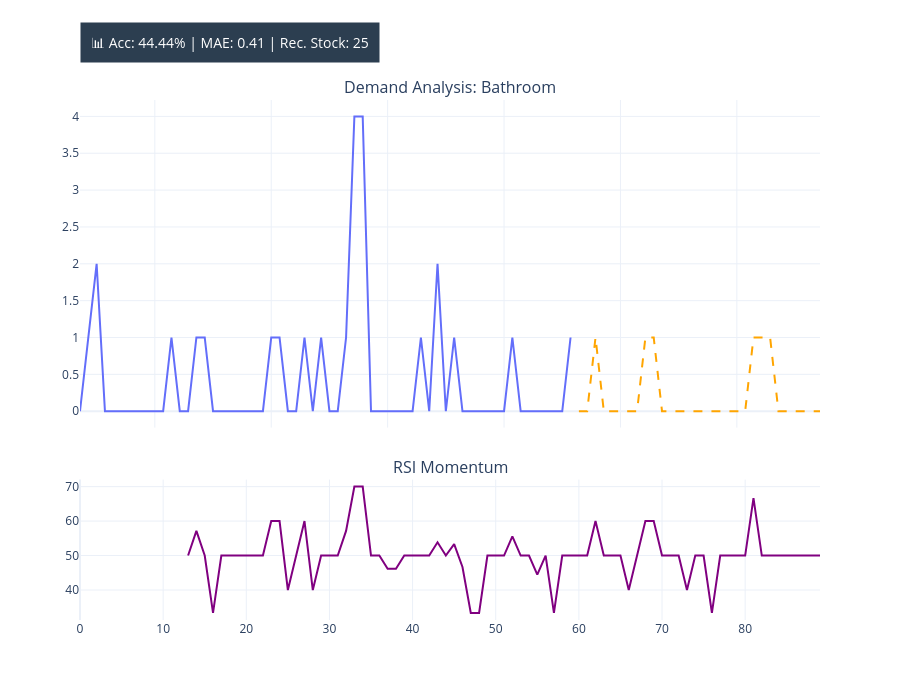
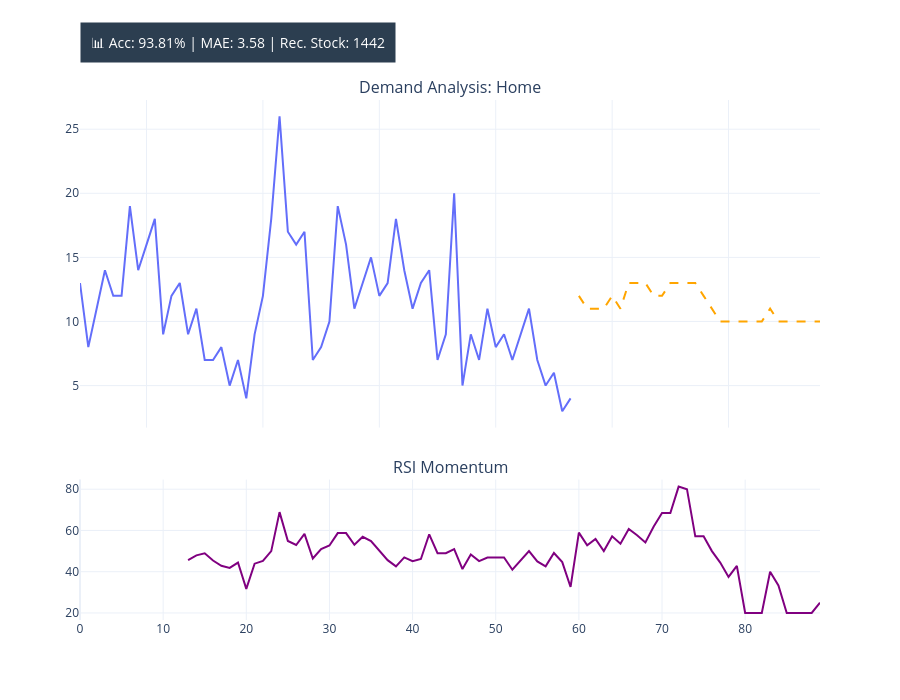
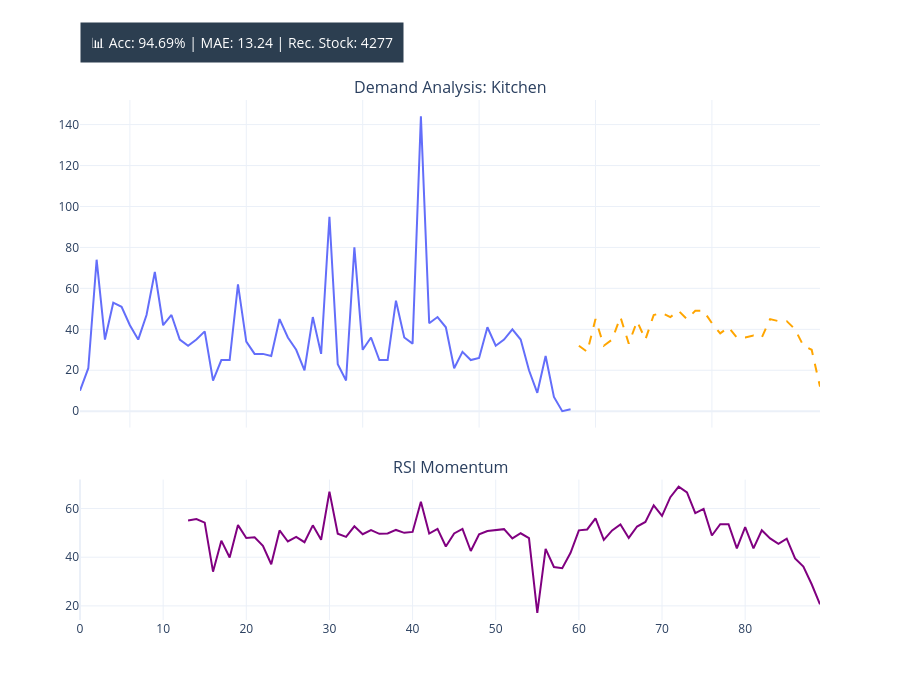
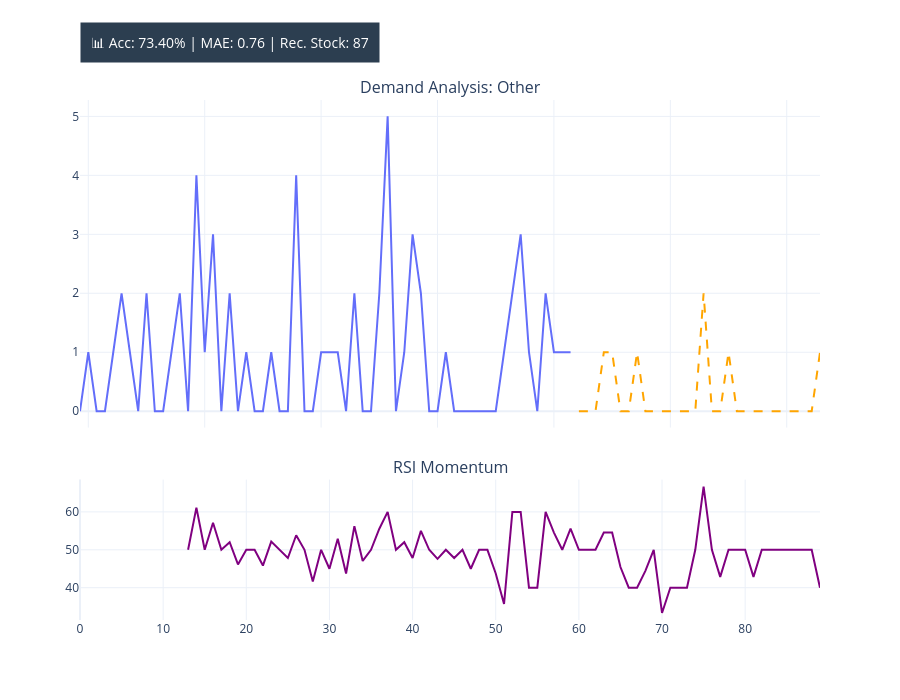

These figures' notebook cell, in order:
### Markdown cell above
### 6.3 Evaluation menggunakann X_test

### Code cell
import plotly.graph_objects as go
from plotly.subplots import make_subplots
import pandas as pd
import numpy as np
from sklearn.metrics import mean_absolute_error

# =============================================================
# 1. OPTIMIZED GLOBAL INFERENCE (Pake Logika Script 2)
# =============================================================
final_report_data = []
all_forecast_series = {} # Wadah buat visualisasi recursive

print("🧪 Running Global X_test Inference & Optimization...")

for kat, data in test_meta.items():
    # A. Predict
    t_feats = feature_extractor.predict(data['X_test'], verbose=0)
    p_v = np.maximum(xgb_vol.predict(t_feats), 0)
    p_m = np.maximum(xgb_mape.predict(t_feats), 0)
    
    # B. Ensemble Logic (Optimized)
    if kat in ['Kitchen', 'Home']:
        preds_raw = (0.8 * p_v) + (0.2 * p_m)
    else:
        preds_raw = np.minimum(p_v, p_m) # Konservatif buat kategori kecil
    
    # C. Adaptive Guardrails
    avg_daily = np.mean(data['y_act'])
    max_daily = np.max(data['y_act'])
    
    if avg_daily < 2: 
        upper_bound = max_daily
        preds = np.where(preds_raw < 0.7, 0, np.ceil(preds_raw))
    else: 
        upper_bound = avg_daily * 1.6 
        preds = np.ceil(preds_raw)
        
    preds = np.clip(preds, 0, upper_bound)
    
    # D. Calculate Metrics for Report
    act = data['y_act']
    total_act = np.sum(act)
    total_pred = np.sum(preds)
    vol_acc = (1 - (abs(total_act - total_pred) / (total_act + 1e-7))) * 100
    mape_30d = (abs(total_act - total_pred) / (total_act + 1e-7)) * 100
    
    safe_mape = min(mape_30d, 25)
    safety_stock = np.ceil(total_pred * (safe_mape / 100))
    
    # E. Store for Dashboard & Table
    final_report_data.append({
        "Kategori": kat,
        "MAE (Daily)": round(np.mean(np.abs(act - preds)), 2),
        "MAPE 30D (%)": f"{mape_30d:.2f}%",
        "Vol Acc (%)": f"{max(0, vol_acc):.2f}%",
        "Actual Total": int(total_act),
        "Predicted Total": int(total_pred),
        "Safety Stock": int(safety_stock),
        "Total Rec.": int(total_pred + safety_stock)
    })
    
    # Simpan series harian untuk RSI/MACD (30 hari terakhir dari X_test)
    all_forecast_series[kat] = preds[-30:] if len(preds) >= 30 else list(preds) + [np.mean(preds)]*(30-len(preds))

report_df = pd.DataFrame(final_report_data).sort_values("Actual Total", ascending=False)

# =============================================================
# 2. MASTER DASHBOARD FUNCTION
# =============================================================
def plot_global_test_dashboard(kategori_name, report_df, forecast_series):
    df_hist = full_df[full_df['Kategori'] == kategori_name].sort_values('Waktu Pesanan Dibuat').tail(60)
    
    # Forecast dates mapping
    last_date = pd.to_datetime(df_hist['Waktu Pesanan Dibuat'].iloc[-1])
    # Kita plot hasil X_test seolah-olah sebagai 'Future' untuk melihat akurasi visual
    forecast_dates = [last_date + pd.Timedelta(days=i) for i in range(1, len(forecast_series)+1)]
    
    df_total_val = pd.concat([
        pd.DataFrame({'Val': df_hist['Net_Sales'].values}),
        pd.DataFrame({'Val': forecast_series})
    ]).reset_index(drop=True)

    # Financial Indicators
    delta = df_total_val['Val'].diff()
    gain = (delta.where(delta > 0, 0)).rolling(window=14).mean()
    loss = (-delta.where(delta < 0, 0)).rolling(window=14).mean()
    rsi = 100 - (100 / (1 + (gain / (loss + 1e-7))))
    
    # Visualisasi
    fig = make_subplots(rows=2, cols=1, shared_xaxes=True, vertical_spacing=0.1, 
                        subplot_titles=(f'Demand Analysis: {kategori_name}', 'RSI Momentum'),
                        row_heights=[0.7, 0.3])

    # Sales Trace
    fig.add_trace(go.Scatter(x=df_hist['Waktu Pesanan Dibuat'], y=df_hist['Net_Sales'], name='Actual'), row=1, col=1)
    fig.add_trace(go.Scatter(x=forecast_dates, y=forecast_series, name='X_test Prediction', 
                             line=dict(dash='dash', color='orange')), row=1, col=1)

    # RSI Trace
    fig.add_trace(go.Scatter(y=rsi.tail(len(forecast_series)+60), name='RSI', line=dict(color='purple')), row=2, col=1)
    
    # Metrics Overlay
    info = report_df[report_df['Kategori'] == kategori_name].iloc[0]
    header = f"📊 Acc: {info['Vol Acc (%)']} | MAE: {info['MAE (Daily)']} | Rec. Stock: {info['Total Rec.']}"
    
    fig.add_annotation(xref="paper", yref="paper", x=0, y=1.15, text=header, showarrow=False, 
                       font=dict(size=14, color="white"), bgcolor="#2c3e50", borderpad=10)

    fig.update_layout(height=700, template="plotly_white", showlegend=False)
    fig.show()

# =============================================================
# 3. RUN ALL
# =============================================================
print("\n" + "="*50)
print(report_df.to_string(index=False))
print("="*50)

for kat in all_forecast_series.keys():
    plot_global_test_dashboard(kat, report_df, all_forecast_series[kat])
